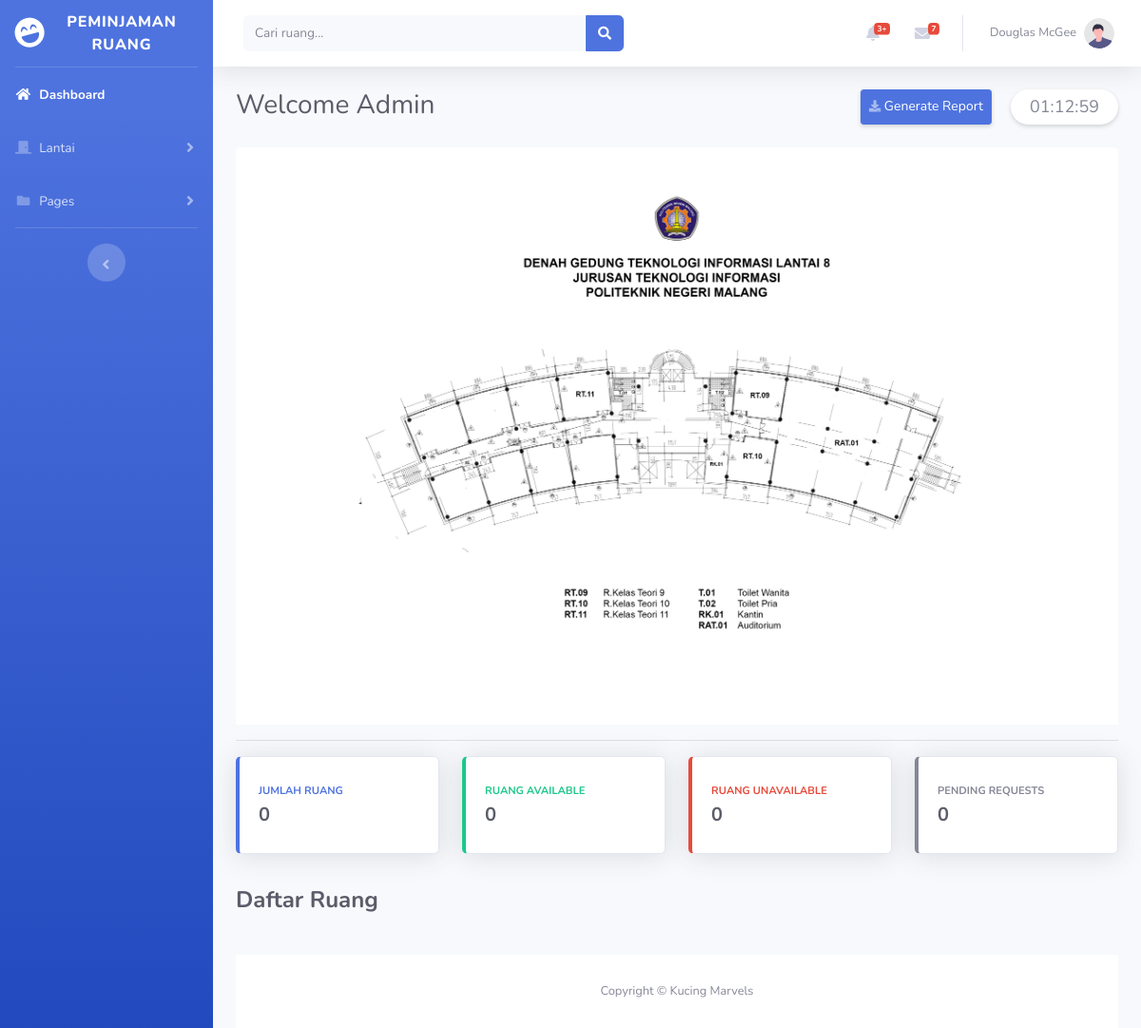
The app's page /bootstrap/Dashboard_admin.php, older data.
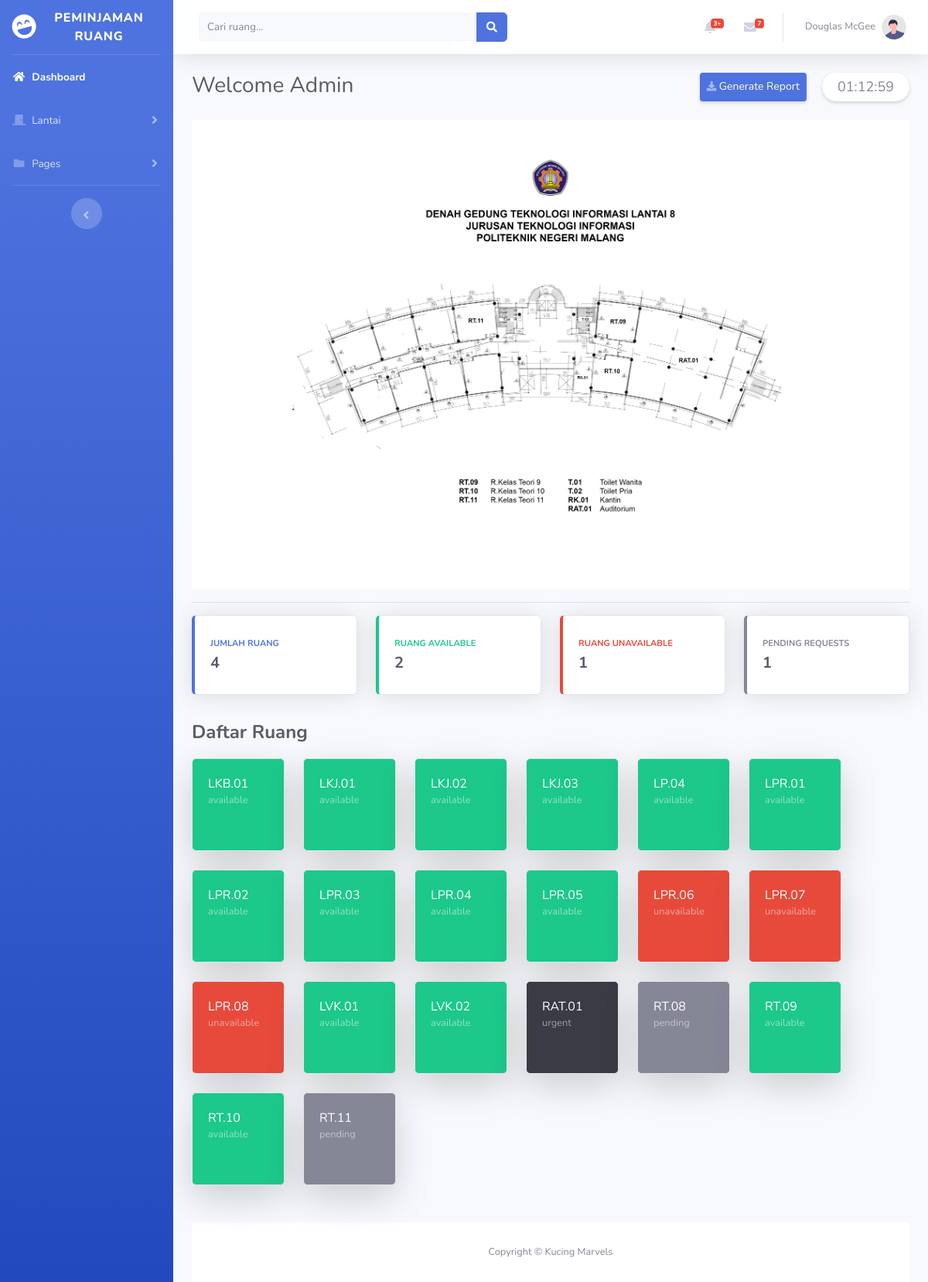
The same page, newer data.
### tables this page shows
CREATE TABLE `ruang` (
  `id_ruang` varchar(11) NOT NULL,
  `nama_ruang` varchar(50) NOT NULL,
  `keterangan` varchar(500) NOT NULL,
  `status` enum('available','unavailable','pending','urgent') NOT NULL,
  `lantai` int(11) NOT NULL
);

### bootstrap/Dashboard_admin.php (the view, shortened to what the changed rows need)
<?php
include 'php/koneksi.php';
?>
<!DOCTYPE html>
<html lang="en">
<head>
    <link href="vendor/fontawesome-free/css/all.min.css" rel="stylesheet" type="text/css">
    <link href="css/sb-admin-2.min.css" rel="stylesheet">
</head>
<body id="page-top">
    <div id="wrapper">
        <div id="content-wrapper" class="d-flex flex-column">
            <div id="content">
                <div class="container-fluid">
                    <div>
                        <div class="row">
                            <div class="col-sm-6 mb-4">
                                <h1 class="h3 mb-0 text-gray-800">Welcome Admin</h1>
                            </div>
                        </div>
                    </div>
                        <?php
                        include('php/search.php');
                        ?>
                    <div class="row">
                        <div class="col-xl-3 col-md-6 mb-4" style="cursor: default;">
                            <div class="card border-left-primary shadow h-100 py-2">
                                <div class="card-body">
                                    <div class="row no-gutters align-items-center">
                                        <div class="col mr-2">
                                            <div class="text-xs font-weight-bold text-primary text-uppercase mb-1">
                                                Jumlah Ruang</div>
                                            <div class="h5 mb-0 font-weight-bold text-gray-800">
                                                <?php
                                                $queryCountJumlahRuang = "SELECT COUNT(id_ruang) AS jmlRuang FROM ruang WHERE lantai=8";
                                                $resultJumlahRuang = mysqli_query($koneksi, $queryCountJumlahRuang);
                                                while ($count = mysqli_fetch_array($resultJumlahRuang)) {
                                                    $jumlahRuang = $count["jmlRuang"];
                                                    echo $jumlahRuang;
                                                }
                                                ?>
                                            </div>
                                        </div>
                                    </div>
                                </div>
                            </div>
                        </div>
                        <div class="col-xl-3 col-md-6 mb-4" style="cursor: default;">
                            <div class="card border-left-success shadow h-100 py-2">
                                <div class="card-body">
                                    <div class="row no-gutters align-items-center">
                                        <div class="col mr-2">
                                            <div class="text-xs font-weight-bold text-success text-uppercase mb-1">
                                                Ruang Available</div>
                                            <div class="h5 mb-0 font-weight-bold text-gray-800">
                                                <?php
                                                $queryCountRuangAvail = "SELECT COUNT(id_ruang) AS jmlRuangAvail FROM ruang WHERE lantai=8 AND status='available'";
                                                $resultJumlahRuangAvail = mysqli_query($koneksi, $queryCountRuangAvail);
                                                while ($countRA = mysqli_fetch_array($resultJumlahRuangAvail)) {
                                                    $jumlahRA = $countRA["jmlRuangAvail"];
                                                    echo $jumlahRA;
                                                }
                                                ?>
                                            </div>
                                        </div>
                                    </div>
                                </div>
                            </div>
                        </div>
                        <div class="col-xl-3 col-md-6 mb-4" style="cursor: default;">
                            <div class="card border-left-danger shadow h-100 py-2">
                                <div class="card-body">
                                    <div class="row no-gutters align-items-center">
                                        <div class="col mr-2">
                                            <div class="text-xs font-weight-bold text-danger text-uppercase mb-1">Ruang
                                                Unavailable</div>
                                            <div class="h5 mb-0 font-weight-bold text-gray-800">
                                                <?php
                                                $queryCountRuangUnavail = "SELECT COUNT(id_ruang) AS jmlRuangUnavail FROM ruang WHERE lantai=8 AND (status='unavailable'OR status='urgent')";
                                                $resultJumlahRuangUnavail = mysqli_query($koneksi, $queryCountRuangUnavail);
                                                while ($countRU = mysqli_fetch_array($resultJumlahRuangUnavail)) {
                                                    $jumlahRU = $countRU["jmlRuangUnavail"];
                                                    echo $jumlahRU;
                                                }
                                                ?>
                                            </div>
                                        </div>
                                    </div>
                                </div>
                            </div>
                        </div>
                        <div class="col-xl-3 col-md-6 mb-4" style="cursor: default;">
                            <div class="card border-left-secondary shadow h-100 py-2">
                                <div class="card-body">
                                    <div class="row no-gutters align-items-center">
                                        <div class="col mr-2">
                                            <div class="text-xs font-weight-bold text-secondary text-uppercase mb-1">
                                                Pending Requests</div>
                                            <div class="h5 mb-0 font-weight-bold text-gray-800">
                                                <?php
                                                $queryCountRuangPending = "SELECT COUNT(id_ruang) AS jmlRuangPend FROM ruang WHERE lantai=8 AND status='pending'";
                                                $resultJumlahRuangPending = mysqli_query($koneksi, $queryCountRuangPending);
                                                while ($countP = mysqli_fetch_array($resultJumlahRuangPending)) {
                                                    $jumlahP = $countP["jmlRuangPend"];
                                                    echo $jumlahP;
                                                }
                                                ?>
                                            </div>
                                        </div>
                                    </div>
                                </div>
                            </div>
                        </div>
                    </div>
                    <div class="row">
                        <?php
                        $query = "SELECT nama_ruang,status FROM ruang WHERE (lantai = 7 OR lantai = 8) order by nama_ruang asc";
                        $result = mysqli_query($koneksi, $query);
                        if (mysqli_num_rows($result) > 0) {
                            while ($row = mysqli_fetch_array($result)) {
                                $status = $row["status"];
                                switch ($status) {
                                    case 'available':
                                        $bg_color = 'bg-success';
                                        break;
                                    case 'unavailable':
                                        $bg_color = 'bg-danger';
                                        break;
                                    case 'pending':
                                        $bg_color = 'bg-secondary';
                                        break;
                                    case 'urgent':
                                        $bg_color = 'bg-gray-900';
                                        break;
                                }
                                echo '<div class="col-auto mb-4">' .
                                    '<div class="card ' . $bg_color . ' text-white shadow-lg" style="width: 120px; height: 120px; cursor: pointer;" onclick="showForm(\''.$row["nama_ruang"] . '\')">' .
                                    '<div class="card-body">' .
                                    $row["nama_ruang"] .
                                    '<div class="text-white-50 small">' . $row["status"] . '</div>' .
                                    '</div>' .
                                    '</div>' .
                                    '</div>';
                            }
                        }
                        ?>
                </div>
            </div>
        </div>
</body>
</html>

Row changes from the older to the newer data that the page shows:
added ruang: nama_ruang "LKB.01", status "available"
added ruang: nama_ruang "LKJ.01", status "available"
added ruang: nama_ruang "LKJ.02", status "available"
added ruang: nama_ruang "LKJ.03", status "available"
added ruang: nama_ruang "LP.04", status "available"
added ruang: nama_ruang "LPR.01", status "available"
added ruang: nama_ruang "LPR.02", status "available"
added ruang: nama_ruang "LPR.03", status "available"
added ruang: nama_ruang "LPR.04", status "available"
added ruang: nama_ruang "LPR.05", status "available"
added ruang: nama_ruang "LPR.06", status "unavailable"
added ruang: nama_ruang "LPR.07", status "unavailable"
added ruang: nama_ruang "LPR.08", status "unavailable"
added ruang: nama_ruang "LVK.01", status "available"
added ruang: nama_ruang "LVK.02", status "available"
added ruang: nama_ruang "RAT.01", status "urgent"
added ruang: nama_ruang "RT.08", status "pending"
added ruang: nama_ruang "RT.09", status "available"
added ruang: nama_ruang "RT.10", status "available"
added ruang: nama_ruang "RT.11", status "pending"
Text that changed along with them:
new list line: "4"
new list line: "2"
new list line: "1"
list line gone: "0"
